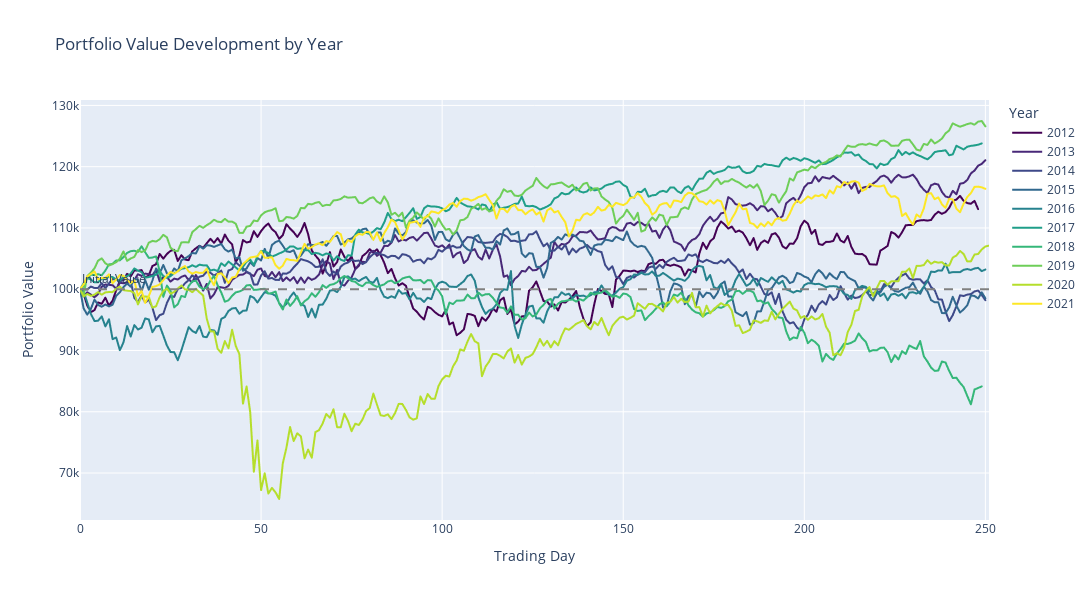

Here is the notebook cell this chart was saved with:
### Code cell
# plot portfolio value development with hue = year
# plt.figure(figsize=(15, 5))
# sns.lineplot(x="trading_day", y="portfolio_value", hue="year", data=df_drl_port)
# plt.axhline(y=100_000, color="grey", linestyle="--")
# plt.show()

from plotly.colors import diverging, sequential
# color_sequence = diverging.RdBu
color_sequence = sequential.Viridis

fig = px.line(
    df_drl_port,
    x="trading_day",
    y="portfolio_value",
    color="year",
    color_discrete_sequence=color_sequence,
    title="Portfolio Value Development by Year"
)

# Add horizontal line at y=100_000
fig.add_hline(
    y=100_000,
    line_dash="dash",
    line_color="gray",
    annotation_text="Initial Value",
    annotation_position="top left"
)

fig.update_layout(
    height=600,
    width=1200,
    xaxis_title="Trading Day",
    yaxis_title="Portfolio Value",
    legend_title="Year"
)

fig.show()

### Figure 1 — Plotly figure (JSON) as saved in the notebook; plotly's stock layout.template omitted (floating-point values rounded to 4 significant figures; data arrays with more than 128 entries replaced by an {"elided": "..."} marker saying what was removed)
{"data": [{"hovertemplate": "year=2012<br>trading_day=%{x}<br>portfolio_value=%{y}<extra></extra>", "legendgroup": "2012", "line": {"color": "#440154", "dash": "solid"}, "marker": {"symbol": "circle"}, "mode": "lines", "name": "2012", "showlegend": true, "type": "scattergl", "x": {"elided": "249 int values"}, "xaxis": "x", "y": {"elided": "249 float values"}, "yaxis": "y"}, {"hovertemplate": "year=2013<br>trading_day=%{x}<br>portfolio_value=%{y}<extra></extra>", "legendgroup": "2013", "line": {"color": "#482878", "dash": "solid"}, "marker": {"symbol": "circle"}, "mode": "lines", "name": "2013", "showlegend": true, "type": "scattergl", "x": {"elided": "251 int values"}, "xaxis": "x", "y": {"elided": "251 float values"}, "yaxis": "y"}, {"hovertemplate": "year=2014<br>trading_day=%{x}<br>portfolio_value=%{y}<extra></extra>", "legendgroup": "2014", "line": {"color": "#3e4989", "dash": "solid"}, "marker": {"symbol": "circle"}, "mode": "lines", "name": "2014", "showlegend": true, "type": "scattergl", "x": {"elided": "251 int values"}, "xaxis": "x", "y": {"elided": "251 float values"}, "yaxis": "y"}, {"hovertemplate": "year=2015<br>trading_day=%{x}<br>portfolio_value=%{y}<extra></extra>", "legendgroup": "2015", "line": {"color": "#31688e", "dash": "solid"}, "marker": {"symbol": "circle"}, "mode": "lines", "name": "2015", "showlegend": true, "type": "scattergl", "x": {"elided": "251 int values"}, "xaxis": "x", "y": {"elided": "251 float values"}, "yaxis": "y"}, {"hovertemplate": "year=2016<br>trading_day=%{x}<br>portfolio_value=%{y}<extra></extra>", "legendgroup": "2016", "line": {"color": "#26828e", "dash": "solid"}, "marker": {"symbol": "circle"}, "mode": "lines", "name": "2016", "showlegend": true, "type": "scattergl", "x": {"elided": "251 int values"}, "xaxis": "x", "y": {"elided": "251 float values"}, "yaxis": "y"}, {"hovertemplate": "year=2017<br>trading_day=%{x}<br>portfolio_value=%{y}<extra></extra>", "legendgroup": "2017", "line": {"color": "#1f9e89", "dash": "solid"}, "marker": {"symbol": "circle"}, "mode": "lines", "name": "2017", "showlegend": true, "type": "scattergl", "x": {"elided": "250 int values"}, "xaxis": "x", "y": {"elided": "250 float values"}, "yaxis": "y"}, {"hovertemplate": "year=2018<br>trading_day=%{x}<br>portfolio_value=%{y}<extra></extra>", "legendgroup": "2018", "line": {"color": "#35b779", "dash": "solid"}, "marker": {"symbol": "circle"}, "mode": "lines", "name": "2018", "showlegend": true, "type": "scattergl", "x": {"elided": "250 int values"}, "xaxis": "x", "y": {"elided": "250 float values"}, "yaxis": "y"}, {"hovertemplate": "year=2019<br>trading_day=%{x}<br>portfolio_value=%{y}<extra></extra>", "legendgroup": "2019", "line": {"color": "#6ece58", "dash": "solid"}, "marker": {"symbol": "circle"}, "mode": "lines", "name": "2019", "showlegend": true, "type": "scattergl", "x": {"elided": "251 int values"}, "xaxis": "x", "y": {"elided": "251 float values"}, "yaxis": "y"}, {"hovertemplate": "year=2020<br>trading_day=%{x}<br>portfolio_value=%{y}<extra></extra>", "legendgroup": "2020", "line": {"color": "#b5de2b", "dash": "solid"}, "marker": {"symbol": "circle"}, "mode": "lines", "name": "2020", "showlegend": true, "type": "scattergl", "x": {"elided": "252 int values"}, "xaxis": "x", "y": {"elided": "252 float values"}, "yaxis": "y"}, {"hovertemplate": "year=2021<br>trading_day=%{x}<br>portfolio_value=%{y}<extra></extra>", "legendgroup": "2021", "line": {"color": "#fde725", "dash": "solid"}, "marker": {"symbol": "circle"}, "mode": "lines", "name": "2021", "showlegend": true, "type": "scattergl", "x": {"elided": "251 int values"}, "xaxis": "x", "y": {"elided": "251 float values"}, "yaxis": "y"}], "layout": {"annotations": [{"showarrow": false, "text": "Initial Value", "x": 0, "xanchor": "left", "xref": "x domain", "y": 100000, "yanchor": "bottom", "yref": "y"}], "height": 600, "legend": {"title": {"text": "Year"}, "tracegroupgap": 0}, "shapes": [{"line": {"color": "gray", "dash": "dash"}, "type": "line", "x0": 0, "x1": 1, "xref": "x domain", "y0": 100000, "y1": 100000, "yref": "y"}], "title": {"text": "Portfolio Value Development by Year"}, "width": 1200, "xaxis": {"anchor": "y", "domain": [0, 1], "title": {"text": "Trading Day"}}, "yaxis": {"anchor": "x", "domain": [0, 1], "title": {"text": "Portfolio Value"}}}}
